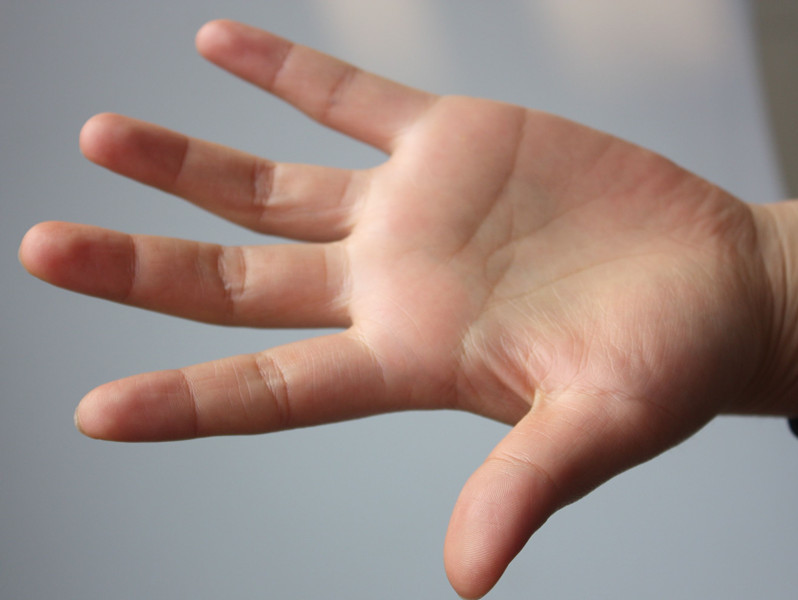
//> input picture opencv/8/1.jpg, 798 x 600 px
$ ./convexHull2   (built with g++ and OpenCV 4)
//> lines starting //> are read from the running program, lines starting //| are printed output that depends on the picture; after the words box and inside, x2 and y2 are one past the last pixel; in counts of white or black regions, pixels touching at a corner belong together


//---------------------------------【头文件、命名空间包含部分】----------------------------
//		描述：包含程序所使用的头文件和命名空间
//------------------------------------------------------------------------------------------------
#include "opencv2/highgui/highgui.hpp"
#include "opencv2/imgproc/imgproc.hpp"
#include <iostream>
using namespace cv;
using namespace std;


//-----------------------------------【宏定义部分】--------------------------------------------
//  描述：定义一些辅助宏
//------------------------------------------------------------------------------------------------
#define WINDOW_NAME1 "【原始图窗口】"					//为窗口标题定义的宏
#define WINDOW_NAME2 "【效果图窗口】"					//为窗口标题定义的宏


//-----------------------------------【全局变量声明部分】--------------------------------------
//  描述：全局变量的声明
//-----------------------------------------------------------------------------------------------
Mat g_srcImage; Mat g_grayImage;
int g_nThresh = 50;
int g_maxThresh = 255;
RNG g_rng(12345);
Mat srcImage_copy = g_srcImage.clone();
Mat g_thresholdImage_output;
vector<vector<Point> > g_vContours;
vector<Vec4i> g_vHierarchy;


//-----------------------------------【全局函数声明部分】--------------------------------------
//   描述：全局函数的声明
//-----------------------------------------------------------------------------------------------
static void ShowHelpText( );
void on_ThreshChange(int, void* );
void ShowHelpText();

//-----------------------------------【main( )函数】------------------------------------------
//   描述：控制台应用程序的入口函数，我们的程序从这里开始执行
//-----------------------------------------------------------------------------------------------
int main(  )
{
	system("color 3F");
	ShowHelpText();

	// 加载源图像
	g_srcImage = imread( "1.jpg", 1 );
//> g_srcImage is the input picture: 600 rows x 798 cols, CV_8UC3; mean B, G, R 132.8, 138.5, 156.7

	// 将原图转换成灰度图并进行模糊降
	cvtColor( g_srcImage, g_grayImage, COLOR_BGR2GRAY );
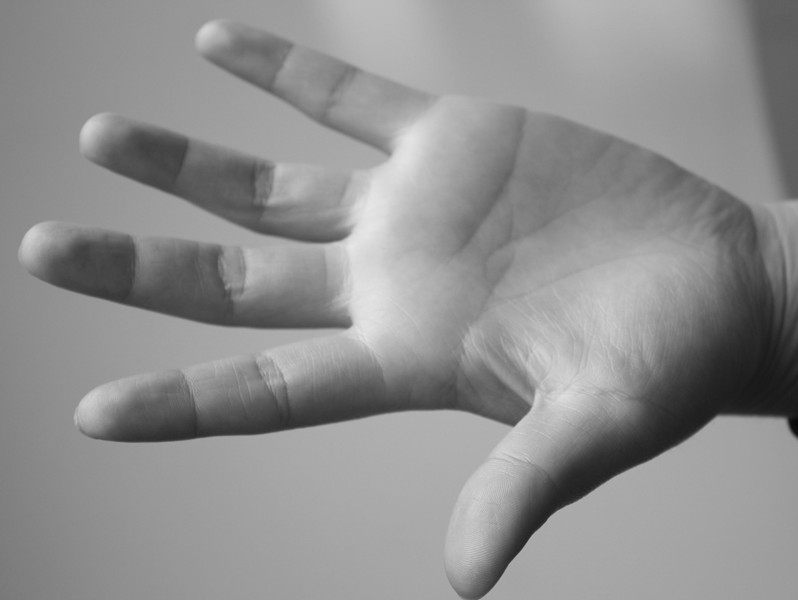
//> g_grayImage: 600 rows x 798 cols, CV_8UC1; min 10, max 230, mean 143.3
	blur( g_grayImage, g_grayImage, Size(3,3) );

	// 创建原图窗口并显示
	namedWindow( WINDOW_NAME1, WINDOW_AUTOSIZE );
	imshow( WINDOW_NAME1, g_srcImage );

	//创建滚动条
	createTrackbar( " 阈值:", WINDOW_NAME1, &g_nThresh, g_maxThresh, on_ThreshChange );
	on_ThreshChange( 0, 0 );//调用一次进行初始化

	waitKey(0);
	return(0);
}

//-----------------------------------【thresh_callback( )函数】----------------------------------
//      描述：回调函数
//----------------------------------------------------------------------------------------------
void on_ThreshChange(int, void* )
{
	// 对图像进行二值化，控制阈值
	threshold( g_grayImage, g_thresholdImage_output, g_nThresh, 255, THRESH_BINARY );
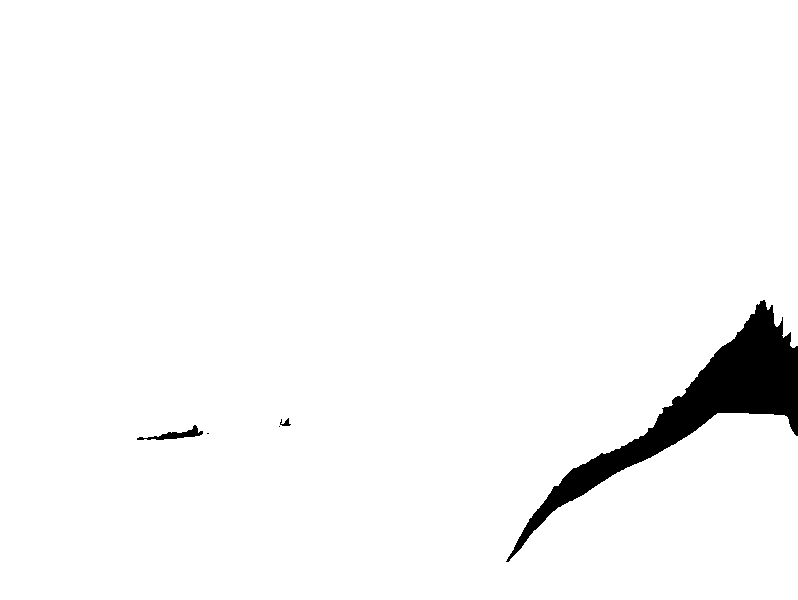
//> g_thresholdImage_output: 600 rows x 798 cols, CV_8UC1; 97.1% white; 5 black regions (2 under 20 px)

	// 寻找轮廓
	findContours( g_thresholdImage_output, g_vContours, g_vHierarchy, RETR_TREE, CHAIN_APPROX_SIMPLE, Point(0, 0) );
//> g_vContours = 5 contours, 2 with area under 20; largest, box (x1, y1, x2, y2) and area: (0, 0, 798, 600) 463494, (136, 424, 204, 441) 397, (279, 417, 292, 427) 62; g_vHierarchy = 5 items: [-1, -1, 1, -1], [2, -1, -1, 0], [3, 1, -1, 0], [4, 2, -1, 0], [-1, 3, -1, 0]

	// 遍历每个轮廓，寻找其凸包
	vector<vector<Point> >hull( g_vContours.size() );
//> hull = 5 empty contours
	for( unsigned int i = 0; i < g_vContours.size(); i++ )
	{
		convexHull( Mat(g_vContours[i]), hull[i], false );
	}
//> this loop made 5 passes

	// 绘出轮廓及其凸包
	Mat drawing = Mat::zeros( g_thresholdImage_output.size(), CV_8UC3 );
	for(unsigned  int i = 0; i< g_vContours.size(); i++ )
	{
		Scalar color = Scalar( g_rng.uniform(0, 255), g_rng.uniform(0,255), g_rng.uniform(0,255) );
		drawContours( drawing, g_vContours, i, color, 1, 8, vector<Vec4i>(), 0, Point() );
		drawContours( drawing, hull, i, color, 1, 8, vector<Vec4i>(), 0, Point() );
	}
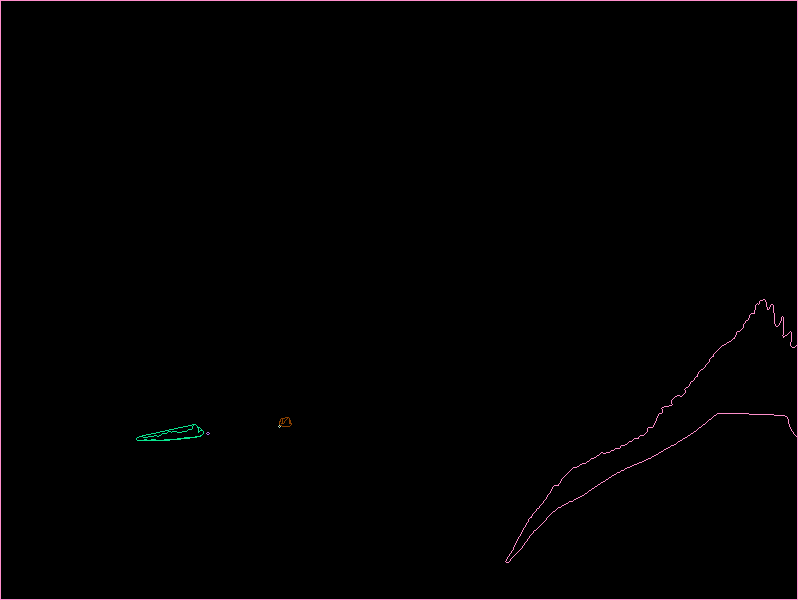
//> drawing: 600 rows x 798 cols, CV_8UC3; mean B, G, R 1.6, 1.2, 1.9

	// 显示效果图
	imshow( WINDOW_NAME2, drawing );
}


//-----------------------------------【ShowHelpText( )函数】-----------------------------
//		 描述：输出一些帮助信息
//----------------------------------------------------------------------------------------------
void ShowHelpText()
{
	//输出欢迎信息和OpenCV版本

	printf("\n\n\t\t\t   当前使用的OpenCV版本为：" CV_VERSION );
	printf("\n\n  ----------------------------------------------------------------------------\n");
}
